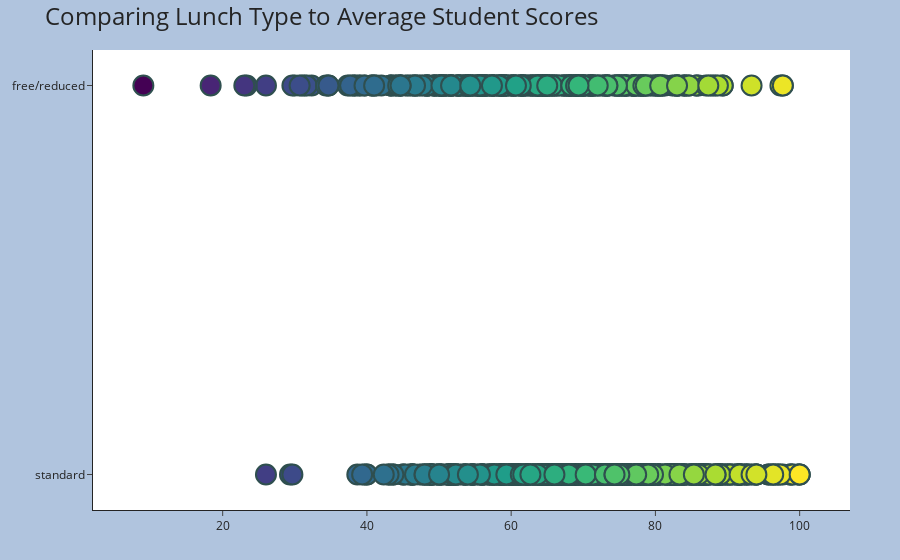

Notebook code for this chart:
### Code cell
pio.templates.default = "simple_white"

px.defaults.template = "ggplot2"
px.defaults.color_continuous_scale = px.colors.sequential.Blackbody
px.defaults.width = 800
px.defaults.height = 400


fig = go.Figure(data = go.Scatter(x = lunch_df['average'], y = lunch_df['lunch'], mode ='markers', marker_color 
                                      =lunch_df['average'], text = lunch_df['average'])) #hover text
fig.update_layout(title='Comparing Lunch Type to Average Student Scores').update_layout(title_font_size=24)
fig.update_xaxes(showgrid=False).update_traces(marker=dict(size=20,line=dict(width=2,color ='DarkSlateGrey')),
                                               selector=dict(type="scatter", mode="markers"))
fig.update_layout(legend=dict(
    yanchor="top",
    y=0.99,
    xanchor="right",
    x=0.01))
fig.update_layout(margin=dict(l=50, r=50, t=50, b=50),paper_bgcolor="LightSteelBlue",)


fig.show()

### Figure 1 — Plotly figure (JSON) as saved in the notebook; plotly's stock layout.template omitted (floating-point values rounded to 4 significant figures; data arrays with more than 128 entries replaced by an {"elided": "..."} marker saying what was removed)
{"data": [{"marker": {"color": {"elided": "1000 float values"}, "line": {"color": "DarkSlateGrey", "width": 2}, "size": 20}, "mode": "markers", "text": {"elided": "1000 float values"}, "type": "scatter", "x": {"elided": "1000 float values"}, "y": {"elided": "1000 str values"}}], "layout": {"legend": {"x": 0.01, "xanchor": "right", "y": 0.99, "yanchor": "top"}, "margin": {"b": 50, "l": 50, "r": 50, "t": 50}, "paper_bgcolor": "LightSteelBlue", "title": {"font": {"size": 24}, "text": "Comparing Lunch Type to Average Student Scores"}, "xaxis": {"showgrid": false}}}
